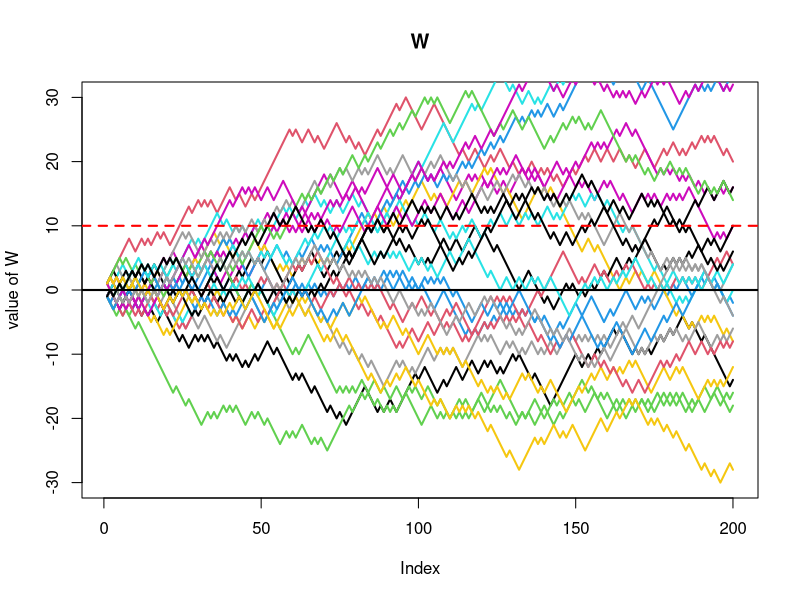
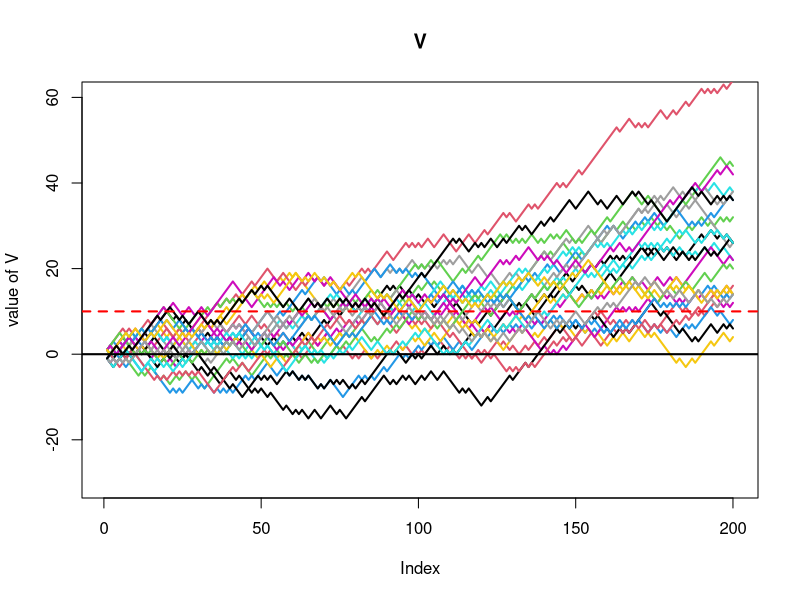
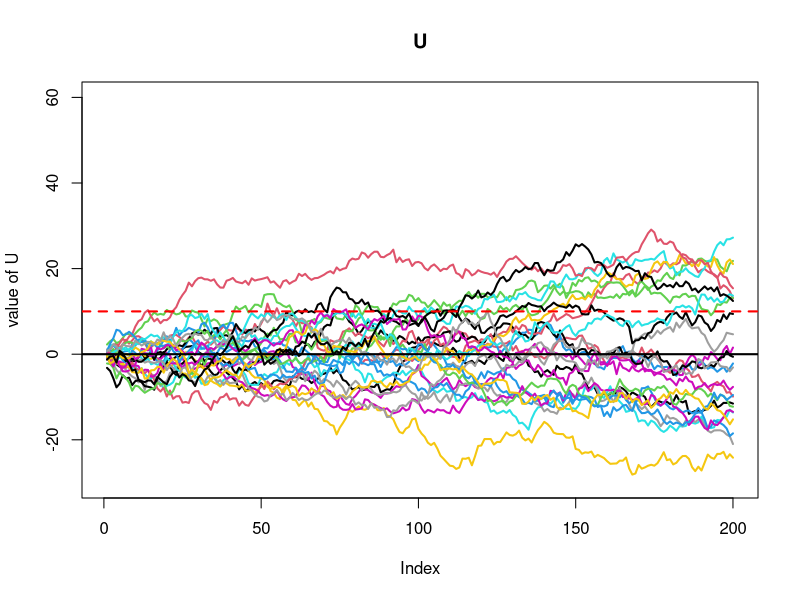

These charts were generated, in order, by the following R code:
## ---- chunk 1
knitr::opts_chunk$set(echo = TRUE)
## ---- chunk 2

# ==============================================================================
# SETUP

# simulation parameters
simulations <- 10000
numsteps    <- 200

# array of random Bernoulli (-1 or 1) variable arrays
Xarrs   <- list()
# array of W-paths (arrays) using cumsum() 
Warrs   <- list()
# array of all final ending simulation values (W200)
W200Arr <- list()
# array of max values of each simulation
WmaxArr <- list()

# ==============================================================================
# SIMULATION

# generate simulation results and record ending and max values for W
for (i in 1:simulations) {
  Xarrs[[i]] <- 2 * rbinom(numsteps, 1, 0.5) - 1 
  Warrs[[i]] <- cumsum(Xarrs[[i]])
  W200Arr[[i]] <- Warrs[[i]][numsteps]
  WmaxArr[[i]] <- max(Warrs[[i]])
}

# ==============================================================================
# OUTPUT SIMULATION RESULTS

# Plot 25 example simulation paths
plot(Warrs[[1]], type = "l", col = 1, lwd = 2, xlab = "Index", ylab = "value of W", main = "W", ylim = c(-30, 30))
for (i in 2:25) {
  lines(Warrs[[i]], col = i, lwd = 2)
}
abline(h = 0, col = "black", lty = 1, lwd = 2)
abline(h = 10, col = "red", lty = 2, lwd = 2)

# output number of W200 values that are >= 10
W200count <- sum(W200Arr >= 10)
cat("\nW200 Count/Simulations = ", W200count, "/", simulations)
cat("\nP[W200 >= 10]          = ", (W200count/simulations))

# output the number of Wmax values that are >= 10
Wmaxcount <- sum(WmaxArr >= 10)
cat("\n\nWmax Count/Simulations = ", Wmaxcount, "/", simulations)
cat("\nP[Wmax >= 10]          = ", (Wmaxcount/simulations))

# ==============================================================================
# THORETICAL VALUES

# for W200 to be >= 10, we need at least 10 more up-moves than down-moves
# we need to count the probability that: up-moves - down-moves >= 10
# in the case of 200 steps, we need the probability of getting >=105 up-moves (meaning <=95 down-moves)

probability <- pbinom(104, 200, 0.5, lower.tail = FALSE)
cat("\n\nTheoretical Probability of W200 >= 10: ", probability)
## ---- chunk 3

# ==============================================================================
# SETUP

# simulation parameters
simulations <- 10000
numsteps    <- 200

# array of random Bernoulli (-1 or 1) variable arrays
Yarrs   <- list()
# array of V-paths (arrays) using cumsum() 
Varrs   <- list()
# array of all final ending simulation values (V200)
V200Arr <- list()
# array of max values of each simulation
VmaxArr <- list()

# ==============================================================================
# SIMULATION

# Generate simulation results and find ending and max values for V
for (i in 1:simulations) {
  Yarrs[[i]] <- 2 * rbinom(numsteps, 1, 0.55) - 1 
  Varrs[[i]] <- cumsum(Yarrs[[i]])
  V200Arr[[i]] <- Varrs[[i]][numsteps]
  VmaxArr[[i]] <- max(Varrs[[i]])
}

# ==============================================================================
# OUTPUT SIMULATION RESULTS

# Plot 25 example simulation paths
plot(Varrs[[1]], type = "l", col = 1, lwd = 2, xlab = "Index", ylab = "value of V", main = "V", ylim = c(-30, 60))
for (i in 2:25) {
  lines(Varrs[[i]], col = i, lwd = 2)
}
abline(h = 0, col = "black", lty = 1, lwd = 2)
abline(h = 10, col = "red", lty = 2, lwd = 2)

# output number of V200 values that are >= 10
V200count <- sum(V200Arr >= 10)
cat("\nV200 Count/Simulations = ", V200count, "/", simulations)
cat("\nP[V200 >= 10]          = ", (V200count/simulations))

# output the number of Vmax values that are >= 10
Vmaxcount <- sum(VmaxArr >= 10)
cat("\n\nVmax Count/Simulations = ", Vmaxcount, "/", simulations)
cat("\nP[Vmax >= 10]          = ", (Vmaxcount/simulations))

# ==============================================================================
# THORETICAL VALUES

# for V200 to be >= 10, the we need at least 10 more up-moves than down-moves
# we need to count the probability that: up-moves - down-moves >= 10
# in the case of 200 steps, we need the probability of getting >=105 up-moves (meaning <=95 down-moves)

probability <- pbinom(104, 200, 0.55, lower.tail = FALSE)
cat("\n\nTheoretical Probability of V200 >= 10: ", probability)
## ---- chunk 4

# ==============================================================================
# SETUP

# simulation parameters
simulations <- 10000
numsteps    <- 200

# array of random std-normal variable arrays
Zarrs   <- list()
# array of U-paths (arrays) using cumsum() 
Uarrs   <- list()
# array of all final ending simulation values (U200)
U200Arr <- list()
# array of max values of each simulation
UmaxArr <- list()

# ==============================================================================
# SIMULATION

# Generate simulation results and find ending and max values for U
for (i in 1:simulations) {
  Zarrs[[i]]   <- rnorm(numsteps)
  Uarrs[[i]]   <- cumsum(Zarrs[[i]])
  U200Arr[[i]] <- Uarrs[[i]][numsteps]
  UmaxArr[[i]] <- max(Uarrs[[i]])
}

# ==============================================================================
# OUTPUT SIMULATION RESULTS

# Plot 25 example simulation paths
plot(Uarrs[[1]], type = "l", col = 1, lwd = 2, xlab = "Index", ylab = "value of U", main = "U", ylim = c(-30, 60))
for (i in 2:25) {
  lines(Uarrs[[i]], col = i, lwd = 2)
}
abline(h = 0, col = "black", lty = 1, lwd = 2)
abline(h = 10, col = "red", lty = 2, lwd = 2)

# output number of U200 values that are >= 10
U200count <- sum(U200Arr >= 10)
cat("\nU200 Count/Simulations = ", U200count, "/", simulations)
cat("\nP[U200 >= 10]          = ", (U200count/simulations))

# output the number of Umax values that are >= 10
Umaxcount <- sum(UmaxArr >= 10)
cat("\n\nUmax Count/Simulations = ", Umaxcount, "/", simulations)
cat("\nP[Umax >= 10]          = ", (Umaxcount/simulations))

# ==============================================================================
# THORETICAL VALUES

# since U200 = Z1 + Z2 + ... + Z200, we can express U200 as the sum of 200 independent standard-normal random variables.
# Thus, U200 itself is a normal random variable
# mu = 0
# var(U200) = 200 x 1 = 200

probability <- pnorm(10, mean=0, sd=sqrt(200), lower.tail = FALSE)
cat("\n\nTheoretical Probability of U200 >= 10: ", probability)
